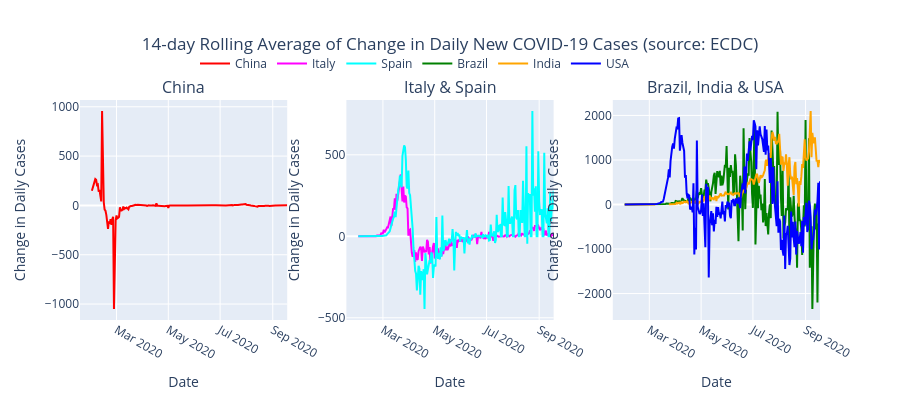

Notebook source saved alongside this figure:
### Code cell
# Calculate 14-day rolling average of daily change in COVID-19 cases
new_cases_rolling_average = covid.pivot_table(
    index=covid.index, columns=['countriesAndTerritories'], values='cases'
    # Difference | of the rolling 14 days | average for each country
).apply(lambda x: x.diff().rolling(14).mean())

# Create subplots using Plotly
fig = make_subplots(
    # Creating 3 subplots side by side
    rows=1, cols=3,
    subplot_titles=('China', 'Italy & Spain', 'Brazil, India & USA'),
    horizontal_spacing=0.08
)

# Subplot 1: China
fig.add_trace(
    go.Scatter(
        x=new_cases_rolling_average.index,
        y=new_cases_rolling_average['China'],
        mode='lines',
        name='China',
        line=dict(color='red'),
        hovertemplate='<b>China</b><br>Date: %{x}<br>Cases: %{y:.0f}<extra></extra>'
    ),
    row=1, col=1
)

# Subplot 2: Italy and Spain
fig.add_trace(
    go.Scatter(
        x=new_cases_rolling_average.index,
        y=new_cases_rolling_average['Italy'],
        mode='lines',
        name='Italy',
        line=dict(color='magenta'),
        hovertemplate='<b>Italy</b><br>Date: %{x}<br>Cases: %{y:.0f}<extra></extra>'
    ),
    row=1, col=2
)

fig.add_trace(
    go.Scatter(
        x=new_cases_rolling_average.index,
        y=new_cases_rolling_average['Spain'],
        mode='lines',
        name='Spain',
        line=dict(color='cyan'),
        hovertemplate='<b>Spain</b><br>Date: %{x}<br>Cases: %{y:.0f}<extra></extra>'
    ),
    row=1, col=2
)

# Subplot 3: Brazil, India, and USA
countries_group3 = ['Brazil', 'India', 'USA']
colors_group3 = ['green', 'orange', 'blue']

for country, color in zip(countries_group3, colors_group3):
    fig.add_trace(
        go.Scatter(
            x=new_cases_rolling_average.index,
            y=new_cases_rolling_average[country],
            mode='lines',
            name=country,
            line=dict(color=color),
            hovertemplate=f'<b>{country}</b><br>Date: %{{x}}<br>Cases: %{{y:.0f}}<extra></extra>'
        ),
        row=1, col=3
    )

# Update layout
fig.update_layout(
    title_text='14-day Rolling Average of Change in Daily New COVID-19 Cases (source: ECDC)',
    title_x=0.5,
    height=400,
    showlegend=True,
    legend=dict(
        orientation="h",
        yanchor="bottom",
        y=1.1,
        xanchor="right",
        x=0.75
    )
)

# Update x and y axes
fig.update_xaxes(title_text="Date")
fig.update_yaxes(title_text="Change in Daily Cases")

fig.show()## Exercise 6

### Figure 1 — Plotly figure (JSON) as saved in the notebook; plotly's stock layout.template omitted (floating-point values rounded to 4 significant figures; data arrays with more than 128 entries replaced by an {"elided": "..."} marker saying what was removed)
{"data": [{"hovertemplate": "<b>China</b><br>Date: %{x}<br>Cases: %{y:.0f}<extra></extra>", "line": {"color": "red"}, "mode": "lines", "name": "China", "type": "scatter", "x": {"elided": "245 str values"}, "xaxis": "x", "y": {"elided": "245 float values"}, "yaxis": "y"}, {"hovertemplate": "<b>Italy</b><br>Date: %{x}<br>Cases: %{y:.0f}<extra></extra>", "line": {"color": "magenta"}, "mode": "lines", "name": "Italy", "type": "scatter", "x": {"elided": "245 str values"}, "xaxis": "x2", "y": {"elided": "245 float values"}, "yaxis": "y2"}, {"hovertemplate": "<b>Spain</b><br>Date: %{x}<br>Cases: %{y:.0f}<extra></extra>", "line": {"color": "cyan"}, "mode": "lines", "name": "Spain", "type": "scatter", "x": {"elided": "245 str values"}, "xaxis": "x2", "y": {"elided": "245 float values"}, "yaxis": "y2"}, {"hovertemplate": "<b>Brazil</b><br>Date: %{x}<br>Cases: %{y:.0f}<extra></extra>", "line": {"color": "green"}, "mode": "lines", "name": "Brazil", "type": "scatter", "x": {"elided": "245 str values"}, "xaxis": "x3", "y": {"elided": "245 float values"}, "yaxis": "y3"}, {"hovertemplate": "<b>India</b><br>Date: %{x}<br>Cases: %{y:.0f}<extra></extra>", "line": {"color": "orange"}, "mode": "lines", "name": "India", "type": "scatter", "x": {"elided": "245 str values"}, "xaxis": "x3", "y": {"elided": "245 float values"}, "yaxis": "y3"}, {"hovertemplate": "<b>USA</b><br>Date: %{x}<br>Cases: %{y:.0f}<extra></extra>", "line": {"color": "blue"}, "mode": "lines", "name": "USA", "type": "scatter", "x": {"elided": "245 str values"}, "xaxis": "x3", "y": {"elided": "245 float values"}, "yaxis": "y3"}], "layout": {"annotations": [{"font": {"size": 16}, "showarrow": false, "text": "China", "x": 0.14, "xanchor": "center", "xref": "paper", "y": 1, "yanchor": "bottom", "yref": "paper"}, {"font": {"size": 16}, "showarrow": false, "text": "Italy & Spain", "x": 0.5, "xanchor": "center", "xref": "paper", "y": 1, "yanchor": "bottom", "yref": "paper"}, {"font": {"size": 16}, "showarrow": false, "text": "Brazil, India & USA", "x": 0.86, "xanchor": "center", "xref": "paper", "y": 1, "yanchor": "bottom", "yref": "paper"}], "height": 400, "legend": {"orientation": "h", "x": 0.75, "xanchor": "right", "y": 1.1, "yanchor": "bottom"}, "showlegend": true, "title": {"text": "14-day Rolling Average of Change in Daily New COVID-19 Cases (source: ECDC)", "x": 0.5}, "xaxis": {"anchor": "y", "domain": [0, 0.28], "title": {"text": "Date"}}, "xaxis2": {"anchor": "y2", "domain": [0.36, 0.64], "title": {"text": "Date"}}, "xaxis3": {"anchor": "y3", "domain": [0.72, 1], "title": {"text": "Date"}}, "yaxis": {"anchor": "x", "domain": [0, 1], "title": {"text": "Change in Daily Cases"}}, "yaxis2": {"anchor": "x2", "domain": [0, 1], "title": {"text": "Change in Daily Cases"}}, "yaxis3": {"anchor": "x3", "domain": [0, 1], "title": {"text": "Change in Daily Cases"}}}}
